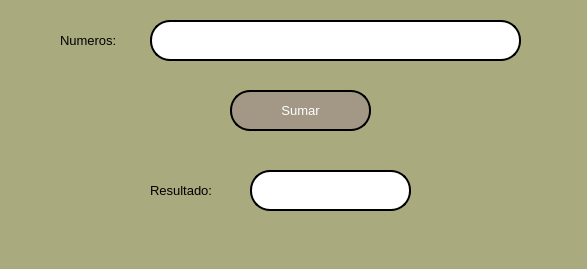
<?xml version="1.0" encoding="UTF-8"?>
<ui version="4.0">
 <class>MainWindow</class>
 <widget class="QMainWindow" name="MainWindow">
  <property name="geometry">
   <rect>
    <x>0</x>
    <y>0</y>
    <width>587</width>
    <height>269</height>
   </rect>
  </property>
  <property name="windowTitle">
   <string>MainWindow</string>
  </property>
  <property name="styleSheet">
   <string notr="true">background-color: rgb(170, 170, 127);</string>
  </property>
  <widget class="QWidget" name="centralwidget">
   <widget class="QLabel" name="label">
    <property name="geometry">
     <rect>
      <x>60</x>
      <y>20</y>
      <width>81</width>
      <height>41</height>
     </rect>
    </property>
    <property name="text">
     <string>&lt;html&gt;&lt;head/&gt;&lt;body&gt;&lt;p&gt;&lt;span style=&quot; font-size:10pt;&quot;&gt;Numeros:&lt;/span&gt;&lt;/p&gt;&lt;/body&gt;&lt;/html&gt;</string>
    </property>
   </widget>
   <widget class="QLineEdit" name="txt_numeros">
    <property name="geometry">
     <rect>
      <x>150</x>
      <y>20</y>
      <width>371</width>
      <height>41</height>
     </rect>
    </property>
    <property name="font">
     <font>
      <pointsize>10</pointsize>
     </font>
    </property>
    <property name="styleSheet">
     <string notr="true">background-color: rgb(255, 255, 255);
border: 2px solid black;
border-radius: 20px;</string>
    </property>
    <property name="text">
     <string/>
    </property>
    <property name="alignment">
     <set>Qt::AlignCenter</set>
    </property>
   </widget>
   <widget class="QPushButton" name="btn_suma">
    <property name="geometry">
     <rect>
      <x>230</x>
      <y>90</y>
      <width>141</width>
      <height>41</height>
     </rect>
    </property>
    <property name="font">
     <font>
      <pointsize>10</pointsize>
     </font>
    </property>
    <property name="styleSheet">
     <string notr="true">background-color: rgb(163, 152, 134);
border: 2px solid black;
border-radius: 20px;
color: rgb(255, 255, 255);
</string>
    </property>
    <property name="text">
     <string>Sumar</string>
    </property>
   </widget>
   <widget class="QLabel" name="label_3">
    <property name="geometry">
     <rect>
      <x>150</x>
      <y>180</y>
      <width>81</width>
      <height>21</height>
     </rect>
    </property>
    <property name="text">
     <string>&lt;html&gt;&lt;head/&gt;&lt;body&gt;&lt;p&gt;&lt;span style=&quot; font-size:10pt;&quot;&gt;Resultado:&lt;/span&gt;&lt;/p&gt;&lt;/body&gt;&lt;/html&gt;</string>
    </property>
   </widget>
   <widget class="QLineEdit" name="txt_resultado">
    <property name="geometry">
     <rect>
      <x>250</x>
      <y>170</y>
      <width>161</width>
      <height>41</height>
     </rect>
    </property>
    <property name="font">
     <font>
      <pointsize>10</pointsize>
     </font>
    </property>
    <property name="styleSheet">
     <string notr="true">background-color: rgb(255, 255, 255);
border: 2px solid black;
border-radius: 20px;</string>
    </property>
    <property name="alignment">
     <set>Qt::AlignCenter</set>
    </property>
   </widget>
  </widget>
  <widget class="QMenuBar" name="menubar">
   <property name="geometry">
    <rect>
     <x>0</x>
     <y>0</y>
     <width>587</width>
     <height>26</height>
    </rect>
   </property>
  </widget>
  <widget class="QStatusBar" name="statusbar"/>
 </widget>
 <resources/>
 <connections/>
</ui>
